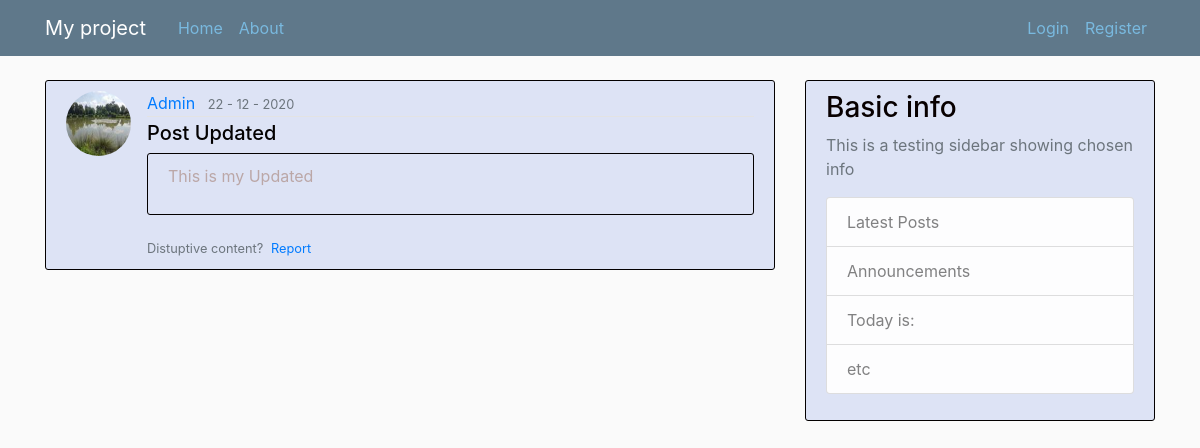
/post/1, run on the app's committed database.
### flaskblog/models.py (models this page shows, shortened)
class User(db.Model, UserMixin):
    id = db.Column(db.Integer, primary_key=True)
    username = db.Column(db.String(20), unique=True, nullable=False)
    email = db.Column(db.String(120), unique=True, nullable=False)
    image_file = db.Column(db.String(20), nullable=False, default="default.jpg")
    password = db.Column(db.String(60), nullable=False)
    posts = db.relationship("Post", backref="author", lazy=True)

class Post(db.Model):
    id = db.Column(db.Integer, primary_key=True)
    title = db.Column(db.String(100), nullable=False)
    date_posted = db.Column(db.DateTime, nullable=False, default=datetime.utcnow)
    content = db.Column(db.Text, nullable=False)
    user_id = db.Column(db.Integer, db.ForeignKey("user.id"), nullable=False)

### flaskblog/posts/routes.py (the view)
@posts.route("/post/<int:post_id>")
def post(post_id):
    post = Post.query.get_or_404(post_id)
    return render_template("post.html", title=post.title, post=post)

### flaskblog/templates/post.html (shortened to what this page needs)
{% extends "layout.html" %}
{% block content %}
    <article class="media content-section">
        <img class="rounded-circle article-img" src="{{ url_for('static', filename='profile_pics/' + post.author.image_file) }}">
        <div class="media-body">
            <div class="article-metadata">
                <a class="mr-2" href="{{ url_for('users.user_posts', username=post.author.username) }}">{{ post.author.username }}</a>
                <small class="text-muted">{{ post.date_posted.strftime("%d - %m - %Y") }}</small>
            </div>
            <h5 class="article-title">{{ post.title }}</h5>
            <div class="content-section">
                <p class="article-content">{{ post.content }}</p>
            </div>
            <div class="border-mid">
                <small class="text-muted">
                    Distuptive content? <a class="ml-1" href="#"> Report</a>
                </small>
            </div>
        </div>
    </article>
{% endblock content %}

### flaskblog/static/css/main.css (style rules this page uses)
body { background: #fafafa; color: #bba7a7; margin-top: 5rem; }
h1, h2, h3, h4, h5 { color: #080000; }
.content-section { background: #dde3f5; padding: 10px 20px; border: 1px solid #030000; border-radius: 3px; margin-bottom: 20px; }
.article-title { color: #030101; }
.article-content { white-space: pre-line; }
.article-img { height: 65px; width: 65px; margin-right: 16px; }
.article-metadata { padding-bottom: 1px; margin-bottom: 4px; border-bottom: 1px solid #e3e3e3 }

### data on the page
User: image_file (picture), author.username "Admin"
Post: date_posted "22 - 12 - 2020", title "Post Updated", content "This is my Updated"
